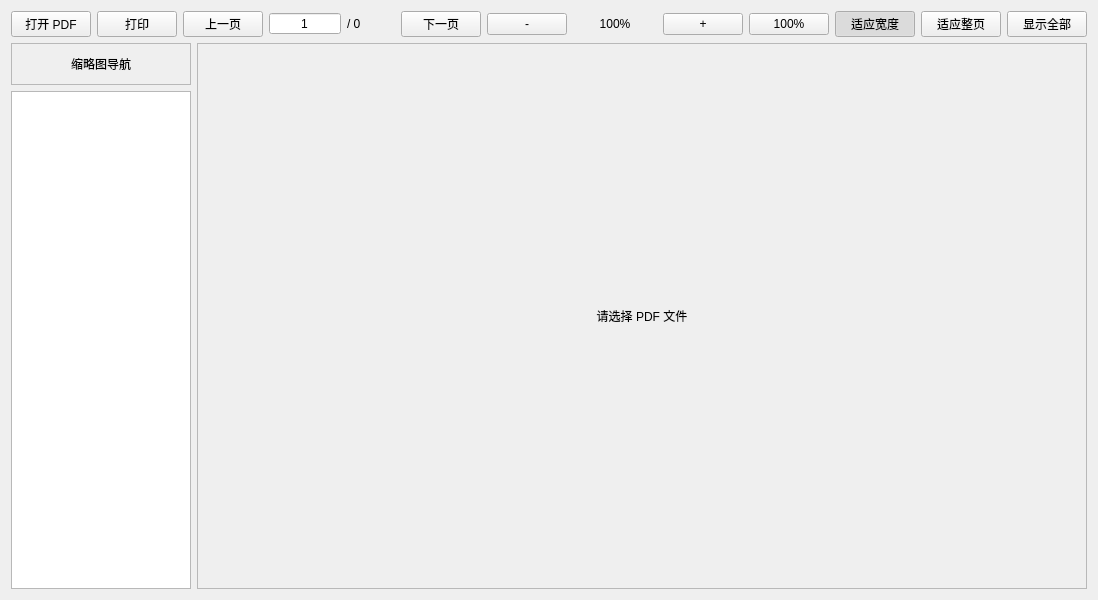
<?xml version="1.0" encoding="UTF-8"?>
<ui version="4.0">
 <class>PdfViewer</class>
 <widget class="QWidget" name="PdfViewer">
  <property name="geometry">
   <rect>
    <x>0</x>
    <y>0</y>
    <width>800</width>
    <height>600</height>
   </rect>
  </property>
  <layout class="QVBoxLayout" name="verticalLayout">
   <item>
    <layout class="QHBoxLayout" name="topLayout">
     <item>
      <widget class="QPushButton" name="openButton">
       <property name="text">
        <string>打开 PDF</string>
       </property>
      </widget>
     </item>
     <item>
            <widget class="QPushButton" name="printButton">
       <property name="text">
                <string>打印</string>
       </property>
      </widget>
     </item>
     <item>
            <spacer name="toolbarSpacerLeft">
             <property name="orientation">
                <enum>Qt::Horizontal</enum>
       </property>
             <property name="sizeHint" stdset="0">
                <size>
                 <width>40</width>
                 <height>20</height>
                </size>
             </property>
            </spacer>
     </item>
     <item>
            <widget class="QPushButton" name="prevButton">
       <property name="text">
                <string>上一页</string>
       </property>
      </widget>
     </item>
     <item>
            <widget class="QSpinBox" name="pageSpinBox">
             <property name="minimum">
                <number>1</number>
             </property>
             <property name="maximum">
                <number>1</number>
             </property>
             <property name="buttonSymbols">
                <enum>QAbstractSpinBox::NoButtons</enum>
             </property>
             <property name="alignment">
                <set>Qt::AlignCenter</set>
             </property>
             <property name="minimumSize">
                <size>
                 <width>72</width>
                 <height>0</height>
                </size>
             </property>
            </widget>
         </item>
         <item>
            <widget class="QLabel" name="totalPagesLabel">
             <property name="minimumSize">
                <size>
                 <width>48</width>
                 <height>0</height>
                </size>
             </property>
             <property name="text">
                <string>/ 0</string>
             </property>
            </widget>
         </item>
         <item>
            <widget class="QPushButton" name="nextButton">
             <property name="text">
                <string>下一页</string>
             </property>
            </widget>
         </item>
         <item>
            <spacer name="toolbarSpacerRight">
             <property name="orientation">
                <enum>Qt::Horizontal</enum>
             </property>
             <property name="sizeHint" stdset="0">
                <size>
                 <width>40</width>
                 <height>20</height>
                </size>
             </property>
            </spacer>
         </item>
         <item>
            <widget class="QPushButton" name="zoomOutButton">
             <property name="text">
                <string>-</string>
             </property>
            </widget>
         </item>
         <item>
            <widget class="QLabel" name="zoomValueLabel">
             <property name="minimumSize">
                <size>
                 <width>84</width>
                 <height>0</height>
                </size>
             </property>
             <property name="alignment">
                <set>Qt::AlignCenter</set>
             </property>
             <property name="text">
                <string>100%</string>
             </property>
            </widget>
         </item>
         <item>
            <widget class="QPushButton" name="zoomInButton">
             <property name="text">
                <string>+</string>
             </property>
            </widget>
         </item>
         <item>
            <widget class="QPushButton" name="resetZoomButton">
             <property name="text">
                <string>100%</string>
             </property>
            </widget>
         </item>
         <item>
            <widget class="QPushButton" name="fitWidthButton">
             <property name="checkable">
                <bool>true</bool>
             </property>
             <property name="checked">
                <bool>true</bool>
             </property>
             <property name="text">
                <string>适应宽度</string>
       </property>
      </widget>
     </item>
         <item>
          <widget class="QPushButton" name="fitPageButton">
           <property name="checkable">
            <bool>true</bool>
           </property>
           <property name="text">
            <string>适应整页</string>
           </property>
          </widget>
         </item>
             <item>
            <widget class="QPushButton" name="showAllPagesButton">
             <property name="checkable">
              <bool>true</bool>
             </property>
             <property name="text">
              <string>显示全部</string>
             </property>
            </widget>
             </item>
    </layout>
   </item>
   <item>
    <layout class="QHBoxLayout" name="contentLayout">
     <item>
         <layout class="QVBoxLayout" name="thumbnailPanelLayout">
          <item>
            <widget class="QLabel" name="thumbnailStatusLabel">
             <property name="minimumSize">
               <size>
                <width>120</width>
                <height>42</height>
               </size>
             </property>
             <property name="maximumSize">
               <size>
                <width>180</width>
                <height>16777215</height>
               </size>
             </property>
             <property name="frameShape">
               <enum>QFrame::StyledPanel</enum>
             </property>
             <property name="alignment">
               <set>Qt::AlignCenter</set>
             </property>
             <property name="wordWrap">
               <bool>true</bool>
             </property>
             <property name="text">
               <string>缩略图导航</string>
             </property>
            </widget>
          </item>
          <item>
            <widget class="QListWidget" name="thumbnailList">
             <property name="minimumSize">
               <size>
                <width>120</width>
                <height>0</height>
               </size>
             </property>
             <property name="maximumSize">
               <size>
                <width>180</width>
                <height>16777215</height>
               </size>
             </property>
            </widget>
          </item>
         </layout>
     </item>
     <item>
      <widget class="QScrollArea" name="scrollArea">
       <property name="widgetResizable">
        <bool>true</bool>
       </property>
       <widget class="QWidget" name="scrollAreaWidgetContents">
        <property name="geometry">
         <rect>
          <x>0</x>
          <y>0</y>
          <width>780</width>
          <height>500</height>
         </rect>
        </property>
        <layout class="QVBoxLayout" name="verticalLayout_2">
         <item>
          <widget class="QLabel" name="label_image">
           <property name="minimumSize">
            <size>
             <width>320</width>
             <height>240</height>
            </size>
           </property>
           <property name="alignment">
            <set>Qt::AlignCenter</set>
           </property>
           <property name="scaledContents">
            <bool>false</bool>
           </property>
           <property name="text">
            <string>请选择 PDF 文件</string>
           </property>
          </widget>
         </item>
        </layout>
       </widget>
      </widget>
     </item>
    </layout>
   </item>
  </layout>
 </widget>
 <resources/>
 <connections/>
</ui>
